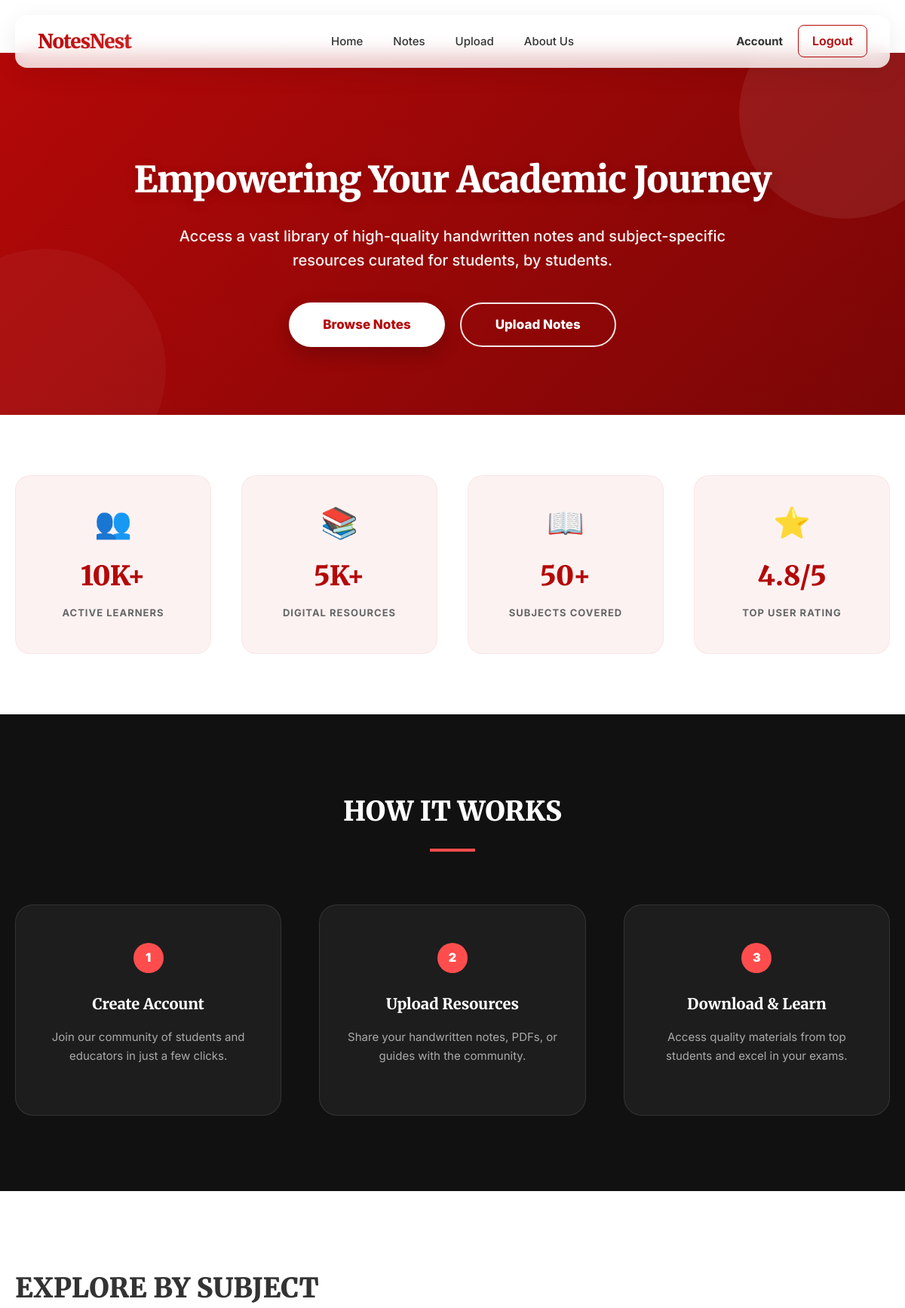
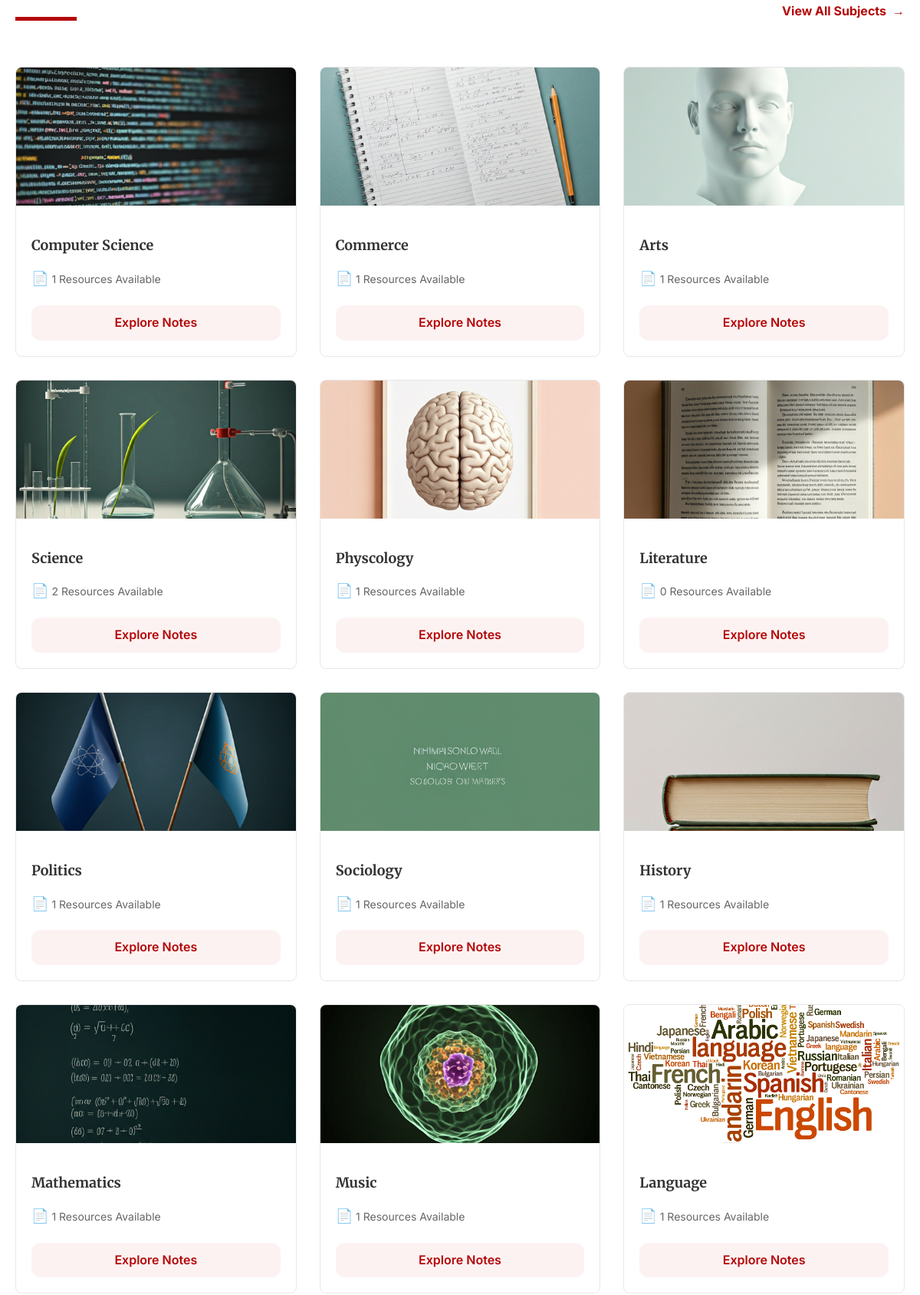
Screenshot of /User/index.php (signed in, upper part) with the database file from the repository (2 pictures, top to bottom).
### tables this page shows
CREATE TABLE `tbl_subject` (
  `subject_id` int(11) NOT NULL,
  `name` varchar(20) NOT NULL,
  `img` varchar(150) NOT NULL
);

### User/index.php (the view, shortened to what this page needs)
<!DOCTYPE html>
<html lang="en">
<head>
    <link href="style.css" rel="stylesheet" />
</head>
<body class="nn-page">
    <header class="nn-navbar">
        <div class="nn-container">
            <div class="nn-nav-flex">
                <a href="index.php" class="nn-logo">NotesNest</a>
                <nav class="nn-nav-links">
                    <a href="index.php" class="nn-nav-link">Home</a>
                    <a href="ExplorePage.php" class="nn-nav-link">Notes</a>
                    <a href="Upload.php" class="nn-nav-link">Upload</a>
                    <a href="aboutUs.php" class="nn-nav-link">About Us</a>
                </nav>
                <div class="nn-nav-auth">
                    <a href="user_Profile.php" class="nn-nav-link" style="font-weight: 700;">Account</a>
                    <a href="LogOut.php" class="nn-btn-logout">Logout</a>
                </div>
            </div>
        </div>
    </header>
    <main style="flex: 1;">
        <section class="nn-hero" style="background: linear-gradient(135deg, #b40808 0%, #7a0606 100%); padding: 90px 0; color: #fff; position: relative; overflow: hidden; text-align: center;">
            <div style="position: absolute; top: -60px; right: -60px; width: 280px; height: 280px; border-radius: 50%; background: rgba(255,255,255,0.07); pointer-events: none;"></div>
            <div style="position: absolute; bottom: -100px; left: -100px; width: 320px; height: 320px; border-radius: 50%; background: rgba(255,255,255,0.04); pointer-events: none;"></div>
            <div class="nn-container" style="position: relative; z-index: 1;">
                <h1 style="color: #fff; font-size: 48px; font-weight: 900; margin-bottom: 20px; text-shadow: 0 4px 15px rgba(0,0,0,0.15); font-family: 'Merriweather', serif; letter-spacing: -1px;">
                    Empowering Your Academic Journey
                </h1>
                <p style="color: rgba(255,255,255,0.95); font-size: 20px; max-width: 750px; margin: 0 auto 40px auto; line-height: 1.6; font-weight: 500;">
                    Access a vast library of high-quality handwritten notes and subject-specific resources curated for students, by students.
                </p>
                <div style="display: flex; gap: 20px; justify-content: center; flex-wrap: wrap;">
                    <a href="ExplorePage.php" class="nn-btn" style="background-color: #fff; color: #b40808; padding: 16px 45px; font-size: 17px; border-radius: 50px; box-shadow: 0 10px 25px rgba(0,0,0,0.2); font-weight: 800;">
                        Browse Notes
                    </a>
                    <a href="Upload.php" class="nn-btn" style="background-color: transparent; color: #fff; border: 2.5px solid rgba(255,255,255,0.9); padding: 14px 45px; font-size: 17px; border-radius: 50px; font-weight: 800;">
                        Upload Notes
                    </a>
                </div>
            </div>
        </section>
        <section style="padding: 80px 0; background-color: #fff;">
            <div class="nn-container">
                <div style="display: grid; grid-template-columns: repeat(auto-fit, minmax(200px, 1fr)); gap: 40px; text-align: center;">
                    <div style="padding: 30px; border-radius: 20px; background: #fdf2f2; border: 1px solid rgba(180, 8, 8, 0.05);">
                        <div style="font-size: 40px; margin-bottom: 10px;">👥</div>
                        <h3 style="font-size: 36px; color: #b40808; margin: 0; font-weight: 900;">10K+</h3>
                        <p style="font-weight: 700; color: #666; margin-top: 10px; text-transform: uppercase; letter-spacing: 1px; font-size: 13px;">Active Learners</p>
                    </div>
                    <div style="padding: 30px; border-radius: 20px; background: #fdf2f2; border: 1px solid rgba(180, 8, 8, 0.05);">
                        <div style="font-size: 40px; margin-bottom: 10px;">📚</div>
                        <h3 style="font-size: 36px; color: #b40808; margin: 0; font-weight: 900;">5K+</h3>
                        <p style="font-weight: 700; color: #666; margin-top: 10px; text-transform: uppercase; letter-spacing: 1px; font-size: 13px;">Digital Resources</p>
                    </div>
                    <div style="padding: 30px; border-radius: 20px; background: #fdf2f2; border: 1px solid rgba(180, 8, 8, 0.05);">
                        <div style="font-size: 40px; margin-bottom: 10px;">📖</div>
                        <h3 style="font-size: 36px; color: #b40808; margin: 0; font-weight: 900;">50+</h3>
                        <p style="font-weight: 700; color: #666; margin-top: 10px; text-transform: uppercase; letter-spacing: 1px; font-size: 13px;">Subjects Covered</p>
                    </div>
                    <div style="padding: 30px; border-radius: 20px; background: #fdf2f2; border: 1px solid rgba(180, 8, 8, 0.05);">
                        <div style="font-size: 40px; margin-bottom: 10px;">⭐</div>
                        <h3 style="font-size: 36px; color: #b40808; margin: 0; font-weight: 900;">4.8/5</h3>
                        <p style="font-weight: 700; color: #666; margin-top: 10px; text-transform: uppercase; letter-spacing: 1px; font-size: 13px;">Top User Rating</p>
                    </div>
                </div>
            </div>
        </section>
        <section style="padding: 100px 0; background-color: #111; color: #fff;">
            <div class="nn-container">
                <div style="text-align: center; margin-bottom: 70px;">
                    <h2 style="font-size: 36px; font-weight: 900; margin: 0; color: #fff; text-transform: uppercase; font-family: 'Merriweather', serif;">How It Works</h2>
                    <div style="width: 60px; height: 4px; background-color: #ff4d4d; margin: 20px auto;"></div>
                </div>
                <div style="display: grid; grid-template-columns: repeat(auto-fit, minmax(280px, 1fr)); gap: 50px;">
                    <div style="text-align: center;">
                        <div style="background: rgba(255,255,255,0.05); padding: 50px 30px; border-radius: 24px; border: 1px solid rgba(255,255,255,0.1); height: 100%;">
                            <div style="background: #ff4d4d; color: #fff; width: 40px; height: 40px; border-radius: 50%; display: flex; align-items: center; justify-content: center; font-weight: 900; margin: 0 auto 25px auto;">1</div>
                            <h3 style="font-size: 20px; font-weight: 800; margin-bottom: 15px; color: #fff;">Create Account</h3>
                            <p style="color: #aaa; font-size: 15px; line-height: 1.7;">Join our community of students and educators in just a few clicks.</p>
                        </div>
                    </div>
                    <div style="text-align: center;">
                        <div style="background: rgba(255,255,255,0.05); padding: 50px 30px; border-radius: 24px; border: 1px solid rgba(255,255,255,0.1); height: 100%;">
                            <div style="background: #ff4d4d; color: #fff; width: 40px; height: 40px; border-radius: 50%; display: flex; align-items: center; justify-content: center; font-weight: 900; margin: 0 auto 25px auto;">2</div>
                            <h3 style="font-size: 20px; font-weight: 800; margin-bottom: 15px; color: #fff;">Upload Resources</h3>
                            <p style="color: #aaa; font-size: 15px; line-height: 1.7;">Share your handwritten notes, PDFs, or guides with the community.</p>
                        </div>
                    </div>
                    <div style="text-align: center;">
                        <div style="background: rgba(255,255,255,0.05); padding: 50px 30px; border-radius: 24px; border: 1px solid rgba(255,255,255,0.1); height: 100%;">
                            <div style="background: #ff4d4d; color: #fff; width: 40px; height: 40px; border-radius: 50%; display: flex; align-items: center; justify-content: center; font-weight: 900; margin: 0 auto 25px auto;">3</div>
                            <h3 style="font-size: 20px; font-weight: 800; margin-bottom: 15px; color: #fff;">Download & Learn</h3>
                            <p style="color: #aaa; font-size: 15px; line-height: 1.7;">Access quality materials from top students and excel in your exams.</p>
                        </div>
                    </div>
                </div>
            </div>
        </section>
        <section style="padding: 100px 0;">
            <div class="nn-container">
                <div style="display: flex; justify-content: space-between; align-items: flex-end; margin-bottom: 60px;">
                    <div style="text-align: left;">
                        <h2 style="font-size: 36px; color: #333; font-weight: 900; margin: 0; font-family: 'Merriweather', serif;">EXPLORE BY SUBJECT</h2>
                        <div style="width: 80px; height: 5px; background-color: #b40808; margin-top: 20px;"></div>
                    </div>
                    <a href="ExplorePage.php" style="color: #b40808; font-weight: 700; font-size: 16px; display: flex; align-items: center; gap: 8px;">
                        View All Subjects <span>→</span>
                    </a>
                </div>
                <div class="nn-grid">
                    <?php
                    $conn = new mysqli("localhost", "root", "", "notesnest_db");
                    $qry = "SELECT * FROM tbl_subject";
                    $res = $conn->query($qry);
                    while ($fetch = $res->fetch_assoc()) {
                        $qry2 = "SELECT count(note_id) as total FROM tbl_notes WHERE subject_id = {$fetch['subject_id']} AND isApproved = 1";
                        $res2 = $conn->query($qry2);
                        $fetch2 = $res2->fetch_assoc();
                        echo "
                        <a href='ExplorePage.php?id={$fetch['subject_id']}' class='nn-card'>
                            <div class='nn-card-img'>
                                <img alt='Subject thumbnail' src='./{$fetch['img']}' />
                            </div>
                            <div class='nn-card-content'>
                                <h3 class='nn-card-title'>{$fetch['name']}</h3>
                                <p class='nn-card-meta'>
                                    <span style='font-size: 18px;'>📄</span> {$fetch2['total']} Resources Available
                                </p>
                                <div style='margin-top: 20px; text-align: center;'>
                                    <span class='nn-note-btn-download' style='width: 100%; display: block;'>Explore Notes</span>
                                </div>
                            </div>
                        </a>";
                    }
                    ?>
                </div>
            </div>
        </section>
    </main>
</body>
</html>

### User/style.css (style rules this page uses)
:root { --nn-primary: #b40808; --nn-primary-hover: #075606; --nn-secondary: #00457a; --nn-text: #333333; --nn-light-text: #666666; --nn-bg: #ffffff; --nn-light-bg: #fafafa; --nn-border: #e7e7e7; --nn-container-width: 1200px; --nn-shadow: 0 4px 15px rgba(0,0,0,0.05); }
* { box-sizing: border-box; }
body { font-family: 'Inter', sans-serif; color: var(--nn-text); margin: 0; padding: 0; background-color: var(--nn-bg); line-height: 1.6; }
.nn-page { min-height: 100vh; display: flex; flex-direction: column; }
h1, h2, h3, h4, h5, h6 { font-family: 'Merriweather', serif; font-weight: 700; }
.nn-container { max-width: var(--nn-container-width); margin: 0 auto; padding: 0 20px; }
a { color: var(--nn-primary); text-decoration: none; transition: color 0.2s; }
.nn-btn { display: inline-block; padding: 12px 25px; background-color: var(--nn-primary); color: #ffffff; border-radius: 4px; font-weight: 600; text-transform: none; transition: all 0.3s ease; border: none; cursor: pointer; font-family: 'Inter', sans-serif; }
.nn-navbar { background-color: rgba(255, 255, 255, 0.8); backdrop-filter: blur(12px); -webkit-backdrop-filter: blur(12px); height: 70px; display: flex; align-items: center; border-bottom: 1px solid rgba(0, 0, 0, 0.05); position: sticky; top: 20px; margin: 0 20px; border-radius: 16px; z-index: 1000; box-shadow: 0 8px 32px rgba(0, 0, 0, 0.08); }
.nn-navbar .nn-container { max-width: 100%; padding: 0 30px; width: 100%; }
.nn-nav-flex { display: flex; align-items: center; justify-content: space-between; width: 100%; }
.nn-logo { font-family: 'Merriweather', serif; font-size: 26px; font-weight: 900; background: linear-gradient(135deg, var(--nn-primary), #ff4d4d); -webkit-background-clip: text; -webkit-text-fill-color: transparent; letter-spacing: -1px; flex: 1; display: flex; justify-content: flex-start; }
.nn-nav-links { display: flex; gap: 40px; align-items: center; flex: 0 0 auto; }
.nn-nav-link { color: var(--nn-text); font-weight: 500; font-size: 15px; position: relative; padding: 5px 0; transition: color 0.3s ease; }
.nn-nav-link::after { content: ''; position: absolute; bottom: 0; left: 0; width: 0; height: 2px; background: var(--nn-primary); transition: width 0.3s ease; }
.nn-nav-auth { flex: 1; display: flex; justify-content: flex-end; gap: 20px; align-items: center; }
.nn-btn-logout { background: transparent; border: 1.5px solid var(--nn-primary); color: var(--nn-primary); padding: 8px 18px; border-radius: 8px; font-weight: 600; transition: all 0.3s ease; cursor: pointer; font-family: inherit; font-size: inherit; }
.nn-grid { display: grid; grid-template-columns: repeat(auto-fill, minmax(280px, 1fr)); gap: 30px; }
.nn-card { background: #ffffff; border: 1px solid var(--nn-border); border-radius: 8px; overflow: hidden; transition: all 0.3s ease; display: block; text-decoration: none; color: inherit; }
.nn-card-img { height: 180px; background-color: #f5f5f5; overflow: hidden; }
.nn-card-img img { width: 100%; height: 100%; object-fit: cover; }
.nn-card-content { padding: 20px; }
.nn-card-title { font-size: 18px; font-weight: 700; margin-bottom: 10px; color: var(--nn-text); }
.nn-card-meta { font-size: 14px; color: var(--nn-light-text); }
.nn-hero { padding: 100px 0; background-color: #ffffff; text-align: center; }
.nn-hero h1 { font-size: 48px; color: var(--nn-primary); margin-bottom: 20px; }
.nn-hero p { font-size: 20px; color: var(--nn-light-text); max-width: 800px; margin: 0 auto 40px auto; }
.nn-note-btn-download { display: inline-block; padding: 10px 25px; background: #fdf2f2; color: var(--nn-primary); text-align: center; border-radius: 12px; font-weight: 600; transition: all 0.3s ease; }

### rows the page displays
tbl_subject: img (picture), name "Computer Science", total "1"
tbl_subject: img (picture), name "Commerce", total "1"
tbl_subject: img (picture), name "Arts", total "1"
tbl_subject: img (picture), name "Science", total "2"
tbl_subject: img (picture), name "Physcology", total "1"
tbl_subject: img (picture), name "Literature", total "0"
tbl_subject: img (picture), name "Politics", total "1"
tbl_subject: img (picture), name "Sociology", total "1"
tbl_subject: img (picture), name "History", total "1"
tbl_subject: img (picture), name "Mathematics", total "1"
tbl_subject: img (picture), name "Music", total "1"
tbl_subject: img (picture), name "Language", total "1"
